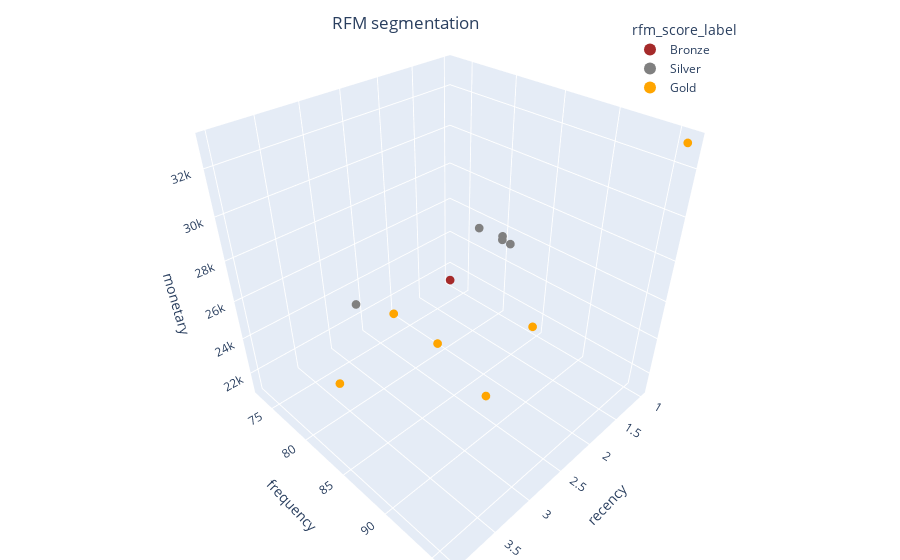

Source (notebook cell):
### Code cell
import plotly.express as px

color_map = {'Bronze': 'brown', 'Silver': 'gray', 'Gold': 'orange'}

fig = px.scatter_3d(
    df_customer,
    x='recency',
    y='frequency',
    z='monetary',
    color='rfm_score_label',
    color_discrete_map=color_map,
    category_orders={'rfm_score_label': ['Bronze', 'Silver', 'Gold']}  # Set order here
)

fig.update_traces(marker_size=3)

# tight layout
fig.update_layout(
    margin=dict(l=0, r=0, b=0, t=0),
    title={
        'text': "RFM segmentation",
        'y': 0.97,
        'x': 0.45,
        'xanchor': 'center',
        'yanchor': 'top'
    },
    legend=dict(
        yanchor="top",
        y=0.97,
        xanchor="left",
        x=0.70,
        itemsizing='constant',
        itemwidth=30
    )
)

fig.update_xaxes(tickformat=".0f")

fig.show()

### Figure 1 — Plotly figure (JSON) as saved in the notebook; plotly's stock layout.template omitted (floating-point values rounded to 4 significant figures)
{"data": [{"hovertemplate": "rfm_score_label=Bronze<br>recency=%{x}<br>frequency=%{y}<br>monetary=%{z}<extra></extra>", "legendgroup": "Bronze", "marker": {"color": "brown", "size": 3, "symbol": "circle"}, "mode": "markers", "name": "Bronze", "scene": "scene", "showlegend": true, "type": "scatter3d", "x": [1], "y": [73], "z": [21170.0]}, {"hovertemplate": "rfm_score_label=Silver<br>recency=%{x}<br>frequency=%{y}<br>monetary=%{z}<extra></extra>", "legendgroup": "Silver", "marker": {"color": "gray", "size": 3, "symbol": "circle"}, "mode": "markers", "name": "Silver", "scene": "scene", "showlegend": true, "type": "scatter3d", "x": [1, 1, 1, 1, 3], "y": [80, 77, 80, 81, 77], "z": [25370.0, 25390.0, 25580.0, 25360.0, 24840.0]}, {"hovertemplate": "rfm_score_label=Gold<br>recency=%{x}<br>frequency=%{y}<br>monetary=%{z}<extra></extra>", "legendgroup": "Gold", "marker": {"color": "orange", "size": 3, "symbol": "circle"}, "mode": "markers", "name": "Gold", "scene": "scene", "showlegend": true, "type": "scatter3d", "x": [3, 3, 3, 4, 2, 1], "y": [82, 92, 87, 85, 90, 96], "z": [25740.0, 24700.0, 25710.0, 25570.0, 25160.0, 33000.0]}], "layout": {"legend": {"itemsizing": "constant", "itemwidth": 30, "title": {"text": "rfm_score_label"}, "tracegroupgap": 0, "x": 0.7, "xanchor": "left", "y": 0.97, "yanchor": "top"}, "margin": {"b": 0, "l": 0, "r": 0, "t": 0}, "scene": {"domain": {"x": [0, 1], "y": [0, 1]}, "xaxis": {"title": {"text": "recency"}}, "yaxis": {"title": {"text": "frequency"}}, "zaxis": {"title": {"text": "monetary"}}}, "title": {"text": "RFM segmentation", "x": 0.45, "xanchor": "center", "y": 0.97, "yanchor": "top"}, "xaxis": {"tickformat": ".0f"}}}
